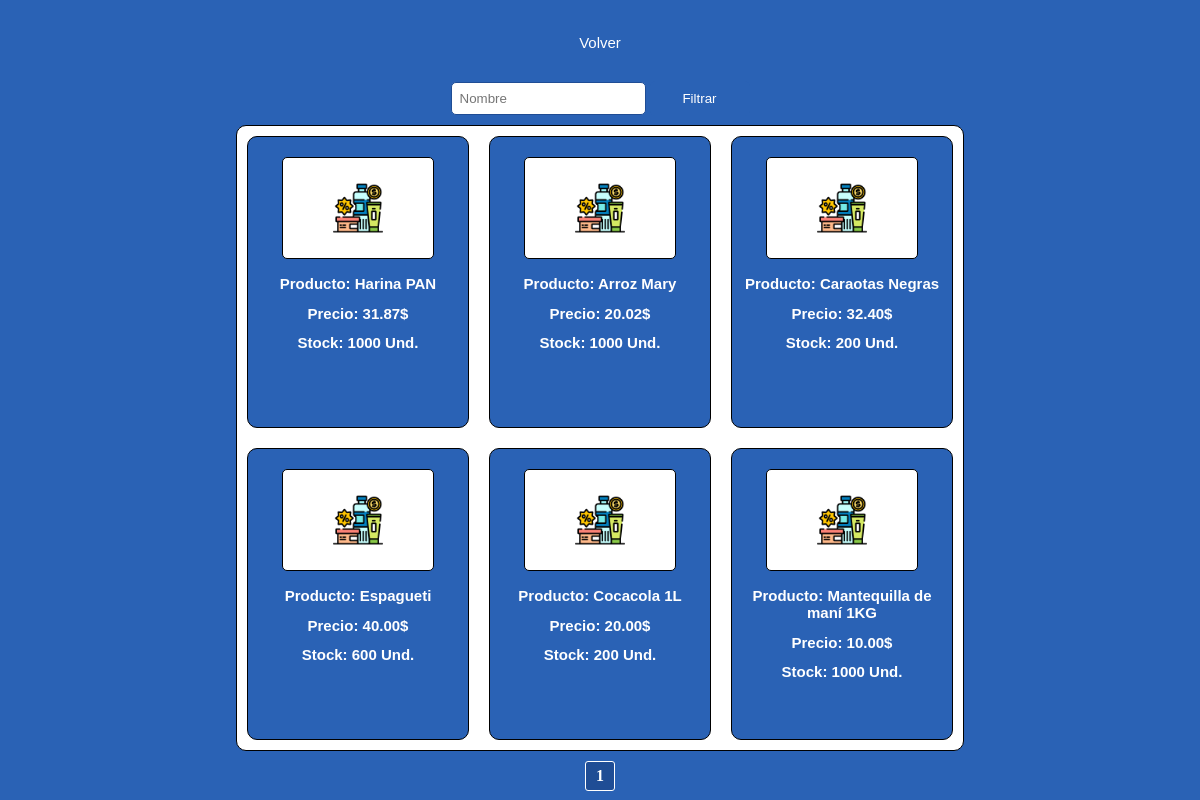
Screenshot of /Inventario/lista_productos/ with the database file from the repository.
### Inventario/models.py (models this page shows)
class Productos(models.Model):
    nombre = models.CharField(max_length=100)
    codigo = models.IntegerField(unique=True, validators=[validate_unique_name])
    precio = models.DecimalField(max_digits=10, decimal_places=2)
    stock = models.IntegerField()
    proveedor = models.CharField(max_length=100)
    iva = models.IntegerField()

### Inventario/views.py (the view)
# urls.py: path('lista_productos/', views.lista_productos, name= "lista_productos"),
def lista_productos(request):
    filtro = request.GET.get('filtro')
    productos = Productos.objects.all()
    if filtro:
        productos = productos.filter(nombre__icontains=filtro)
    paginator = Paginator(productos, 6)
    page_number = request.GET.get('page')
    page_obj = paginator.get_page(page_number)
    return render(request, 'Inventario/lista_productos.html', {'page_obj': page_obj, 'filtro': filtro})

### Inventario/templates/Inventario/lista_productos.html (shortened to what this page needs)
{% load static %}
<!DOCTYPE html>
<html lang="es">
<head>
    <link rel="stylesheet" type="text/css" href="{% static 'css/lista_productos.css' %}">
</head>
<body>
    <div class="navegacion">
        <nav>
            <ul>
                <li><a href="{% url 'index_inventario' %}">Volver</a></li>
            </ul>
        </nav>
    </div>
    <form method="get" action="{% url 'lista_productos' %}">
        <input type="text" name="filtro" id="filtro" value="{{ request.GET.filtro }}" placeholder="Nombre">
        <button type="submit" value="Filtrar">Filtrar</button>
    </form>
    <div class="container">
        {% for producto in page_obj %}
            <div class="item">
                <img src="{% static 'img/productos.png' %}" alt="">
                <h2>Producto: {{ producto.nombre }}</h2>
                <h2>Precio: {{ producto.precio }}$</h2>
                <h2>Stock: {{ producto.stock }} Und.</h2>
            </div>
        {% empty %}
            {% if request.GET.filtro %}
                <p>No se encontraron productos con el filtro "{{ request.GET.filtro }}".</p>
            {% else %}
                <p>No se encontraron productos.</p>
            {% endif %}
        {% endfor %}
    </div>
    <div class="pagination">
        <span class="current-page">{{ page_obj.number }}</span>
    </div>
</body>
</html>

### Inventario/static/css/lista_productos.css (style rules this page uses)
body { background-color: #2a62b5; display: flex; flex-direction: column; justify-content: center; align-items: center; }
.navegacion { display: flex; justify-content: center; align-items: center; }
nav { display: flex; justify-content: center; float: left; align-items: center; }
nav ul { list-style: none; overflow: hidden; padding-left: 0px; }
nav ul li { float: left; font-family: 'Lucida Sans', 'Lucida Sans Regular', 'Lucida Grande', 'Lucida Sans Unicode', Geneva, Verdana, sans-serif; font-size: 20px; }
nav ul li a { display: block; padding: 10px; margin: 0px 10px 0px 10px; border-radius: 10px; color: #fff; text-decoration: none; font-size: 15px; font-family: 'Lucida Sans', 'Lucida Sans Regular', 'Lucida Grande', 'Lucida Sans Unicode', Geneva, Verdana, sans-serif; }
form input { font-family: 'Lucida Sans', 'Lucida Sans Regular', 'Lucida Grande', 'Lucida Sans Unicode', Geneva, Verdana, sans-serif; padding: 8px; margin: 5px 0px 10px 0px; border-radius: 5px; border: 1px solid; border-color: #1f4d95; }
button { font-family: 'Lucida Sans', 'Lucida Sans Regular', 'Lucida Grande', 'Lucida Sans Unicode', Geneva, Verdana, sans-serif; width: 100px; padding: 10px; background-color: #2a62b5; color: #fff; border: none; border-radius: 5px; cursor: pointer; }
.container { background-color: #fff; border: 1px solid; border-radius: 10px; display: grid; grid-template-columns: repeat(3, 1fr); grid-gap: 20px; padding: 10px 10px 10px 10px; }
h2 { font-size: 15px; font-family: 'Lucida Sans', 'Lucida Sans Regular', 'Lucida Grande', 'Lucida Sans Unicode', Geneva, Verdana, sans-serif; color: #fff; }
.item { background-color: #2a62b5; border: 1px solid; border-radius: 10px; text-align: center; justify-items: center; align-items: center; justify-content: center; padding: 20px 10px 20px 10px; width: 200px; height: 250px; }
.item img { width: 50px; height: 50px; padding: 25px 50px 25px 50px; border: 1px solid; border-radius: 5px; background-color: #fff; }
.pagination { display: flex; justify-content: center; align-items: center; margin-top: 10px; position: relative; }
.current-page { padding: 5px 10px; margin: 30px 5px 0px 0px; font-weight: bold; color: #fff; background-color: #1f4d95; border: 1px solid #fff; border-radius: 3px; position: absolute; top: -30px; left: 50%; transform: translateX(-50%); z-index: 3; }

### rows the page displays
Productos: nombre "Harina PAN", precio "31.87", stock "1000"
Productos: nombre "Arroz Mary", precio "20.02", stock "1000"
Productos: nombre "Caraotas Negras", precio "32.40", stock "200"
Productos: nombre "Espagueti", precio "40.00", stock "600"
Productos: nombre "Cocacola 1L", precio "20.00", stock "200"
Productos: nombre "Mantequilla de maní 1KG", precio "10.00", stock "1000"

### other values shown
{{ page_obj.number }} "1"
